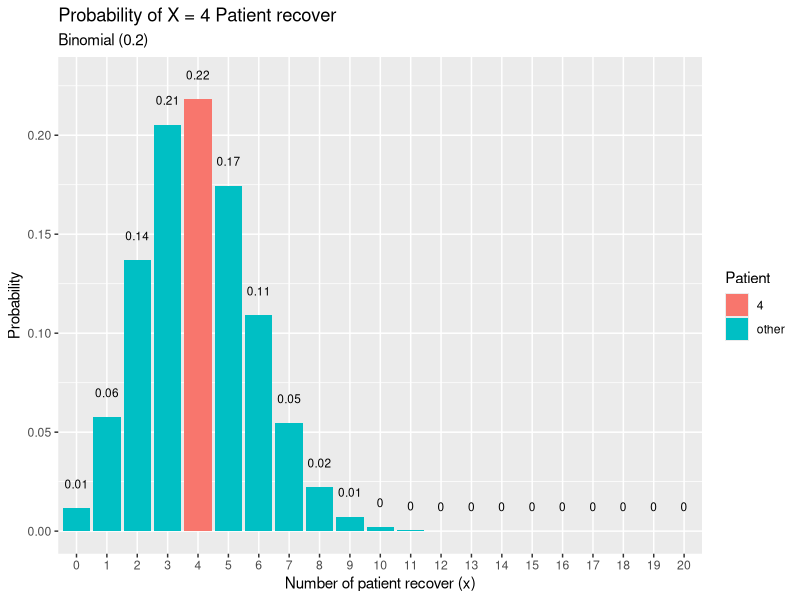

The R script that drew this image:
library(dplyr)
library(ggplot2)

n <- 20
p <- 0.2

# 2.a
x <- 4
P_X <- dbinom(x, n, p)
print(P_X)

# 2.b
x <- 0:n
X <- 4
y <- dbinom(x=x, size=n, prob=p)
data.frame(x = x, prob = y) %>%
mutate(Patient = ifelse(x == X, X, "other")) %>%
ggplot(aes(x = factor(x), y = prob, fill=Patient)) +
geom_col() +
geom_text(
  aes(label = round(prob,2), y = prob + 0.01),
  position = position_dodge(0.9),
  size = 3,
  vjust = 0
) +
labs(title = "Probability of X = 4 Patient recover",
     subtitle = "Binomial (0.2)",
     x = "Number of patient recover (x)",
     y = "Probability")

# 2.c
data_mean <- n*p
print(data_mean)

data_variance <- n*p*(1-p)
print(data_variance)